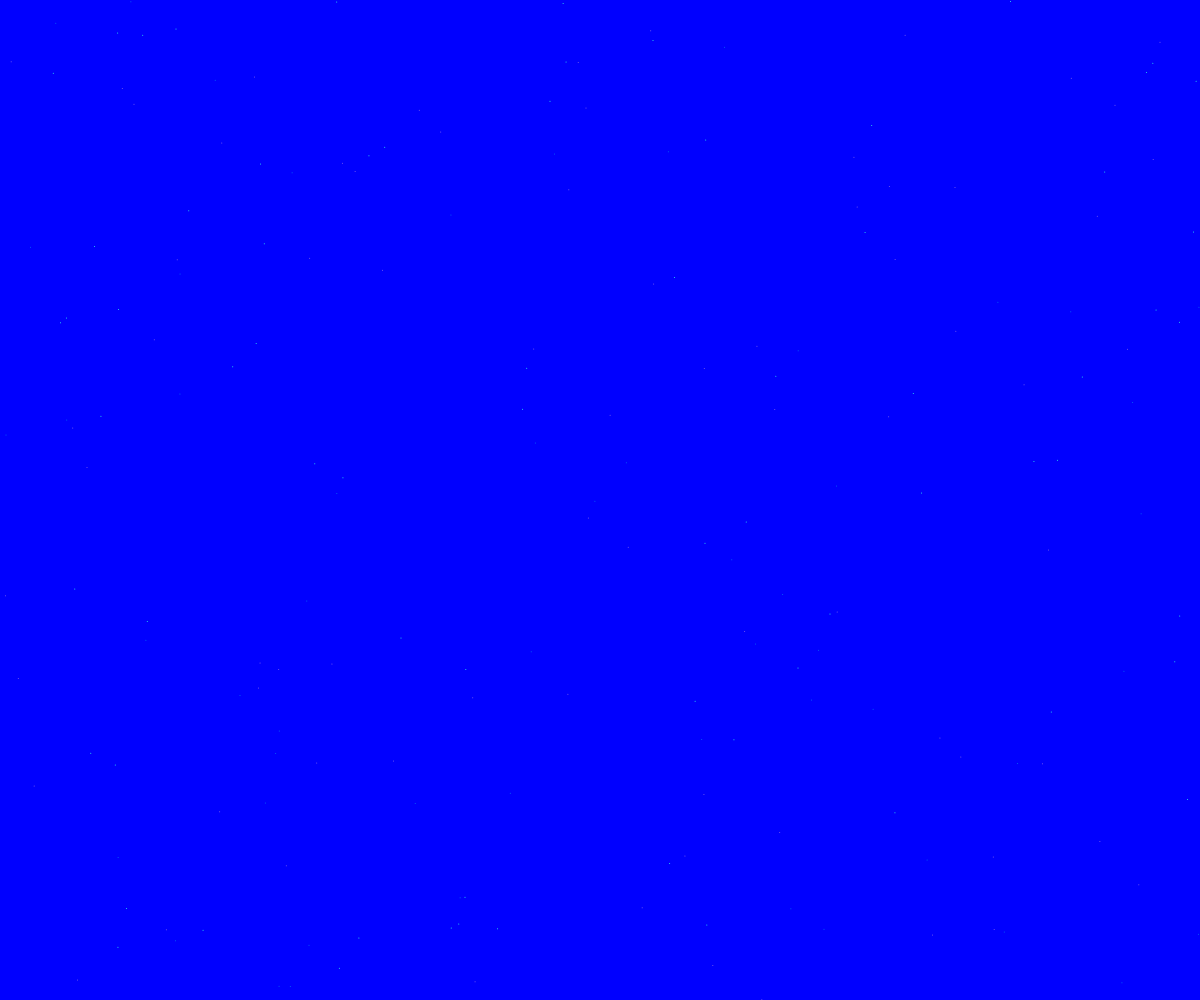
Frame 1 (no input)
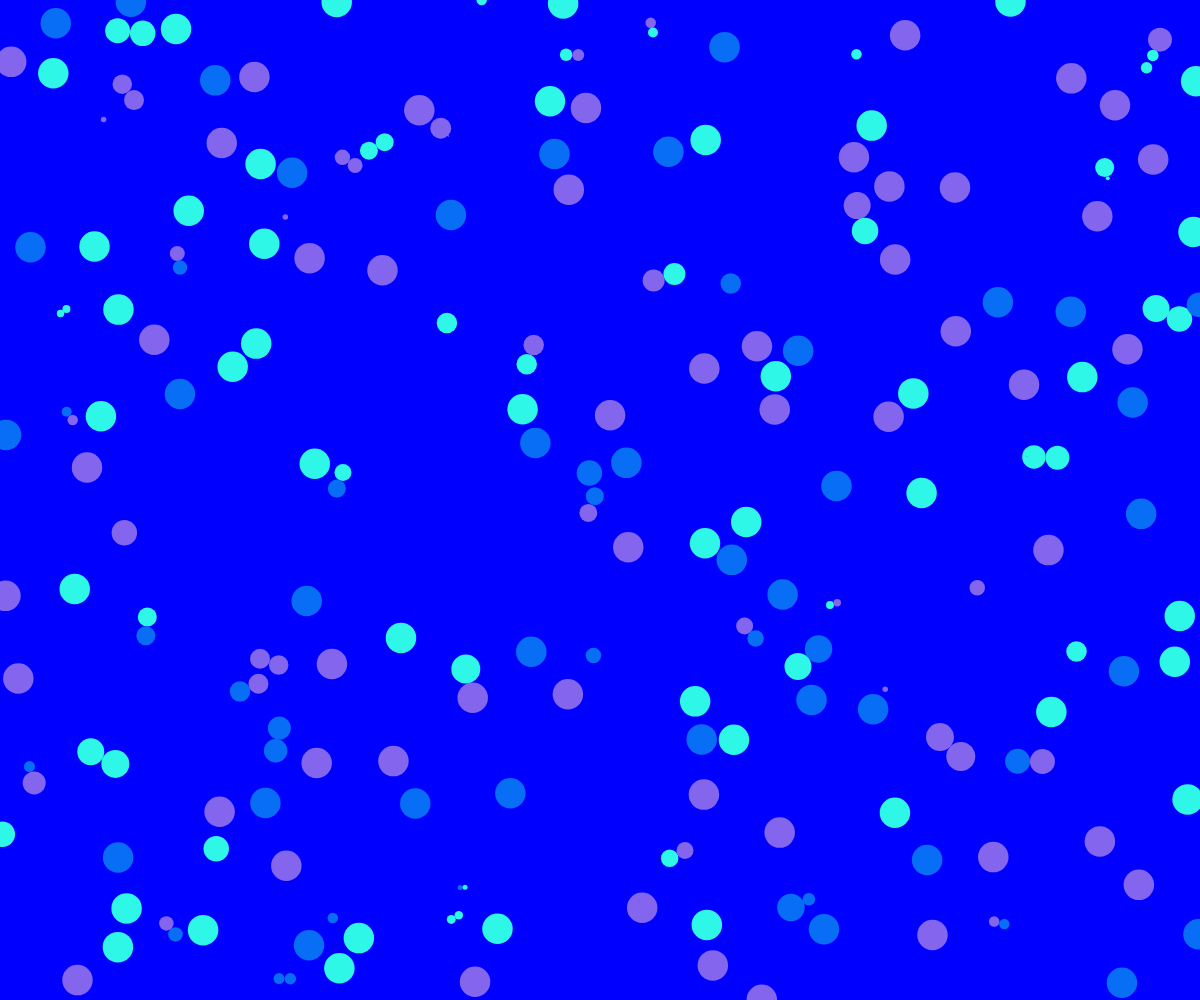
Frame 60 (no input)
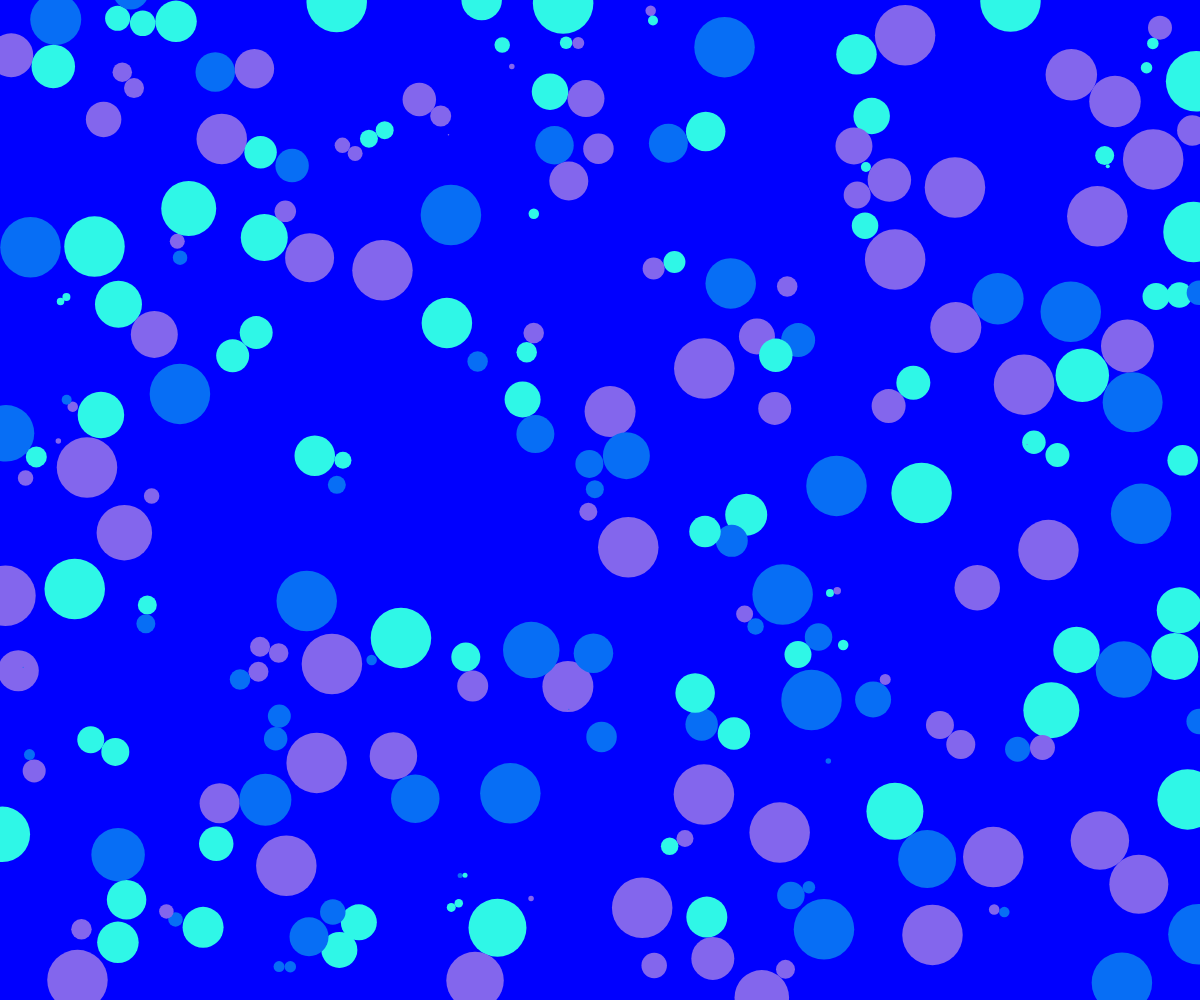
Frame 120 (the mouse pressed at the canvas centre since frame 60)

The p5.js sketch that drew these frames (run headless with seeded random() and noise() and a simulated clock; from frame 60 on, the mouse is pressed at the canvas centre):

// p5.js sketch
// ── sketch.js
let B = [];
let n = 200;

function setup() {
  createCanvas(windowWidth, windowHeight);
  for(let i=0; i<n; i++) {
    B.push(new blub());
  }
  strokeWeight(0);
}

function draw() {
  background(0,0,255);
  for(let i=0; i<B.length; i++) {
    B[i].show();
    B[i].update(B);
    if(B[i].pos.y < -40) {
      B.splice(i,1);
    }
  }
  
  
  if(frameCount%10 == 0) {
    B.push(new blub());
    B.push(new blub());
    B.push(new blub());
    B.push(new blub());
    
  }  
}
// ── blub.js
class blub {
  constructor() {
    let colors = [[7, 110, 245], [47, 247, 231], [131, 102, 237]]
    this.pos = createVector(random()*width, random()*height);
    this.size = 1;
    this.grow = true
    //this.color = [random(255), random(255), random(255)];
    this.color = random(colors);
  }
  update(other){
    
    for(let i=0; i<other.length; i++){
      if(this != other[i] && this.size+other[i].size >= this.pos.dist(other[i].pos)*2){
        this.pos.y -= 0.2;
        this.grow = false;
      }
      if(other[i].pos.y < -50) {
        other.splice(i, 1);
      }
    }
    if(this.grow) {
      this.size += 0.5;
    }
    
  }
  show(){
    fill(this.color);
    circle(this.pos.x, this.pos.y, this.size);
  }
}
